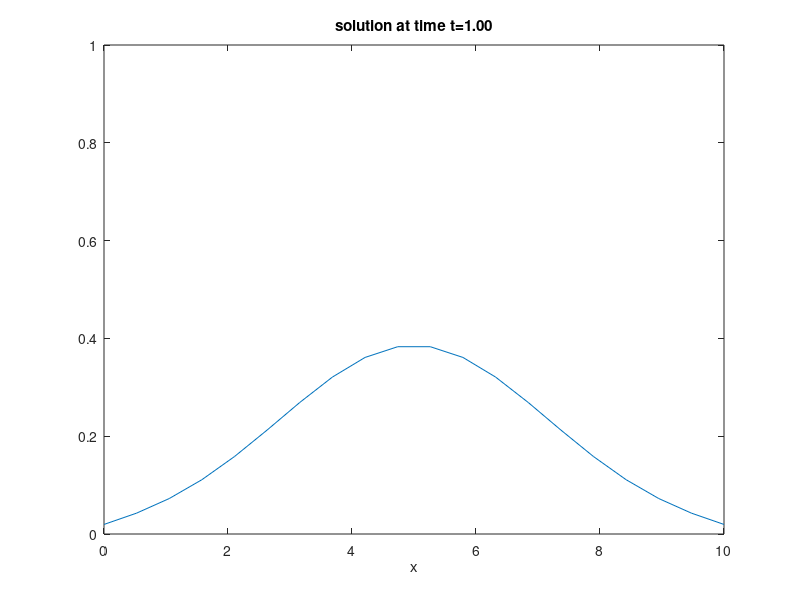

Here is the MATLAB script that generated this plot:
%% Solve the elliptic PDE
%%    ∂_t u = α^2 ∂_x^2 u    ,  0<x<l, t>0
%%       u(x,0) = u0(x)      ,  0<x<l, t=0
%%     u(0,t) = u(l,t) = 0   ,     t≥0


%%-- parameters
alpha2 = 2;
l      = 10;
T      = 1;
u0 = @(x) (x>=4).*(x<=6);

%%-- numerical paramters
dx = .5;
dt = .005;
ld = alpha2/dx^2*dt;

%% init
nTime = floor(T/dt+.5);
nX    = floor(l/dx+.5);

%% IC
intX  = linspace(0,l,nX);
u     = u0(intX);


%%----------------------------------%%
%%-------      loop         --------%%
%%----------------------------------%%

## for n=1:nTime
##   %% new time step
##   u_new = u;
##   for i=2:(nX-1)
##     u_new(i) = (1-2*ld)*u(i) + ld*(u(i-1)+u(i+1));
##   end
##   %% plot
##   plot(intX,u_new)
##   xlabel('x')
##   axis([0 l 0 1])
##   title(['solution at time t=' num2str(n*dt,'%1.2f')])
##   %% update
##   u = u_new;
##   pause(.0001)
## end


for n=1:nTime
  %% new time step
  u = (1-2*ld)*u + ld*([u(2:end) 0] + [0 u(1:(end-1))]);
  trapz(intX,u)
  %% plot
  plot(intX,u)
  xlabel('x')
  axis([0 l 0 1])
  title(['solution at time t=' num2str(n*dt,'%1.2f')])
  %% update
  pause(.0001)
end



